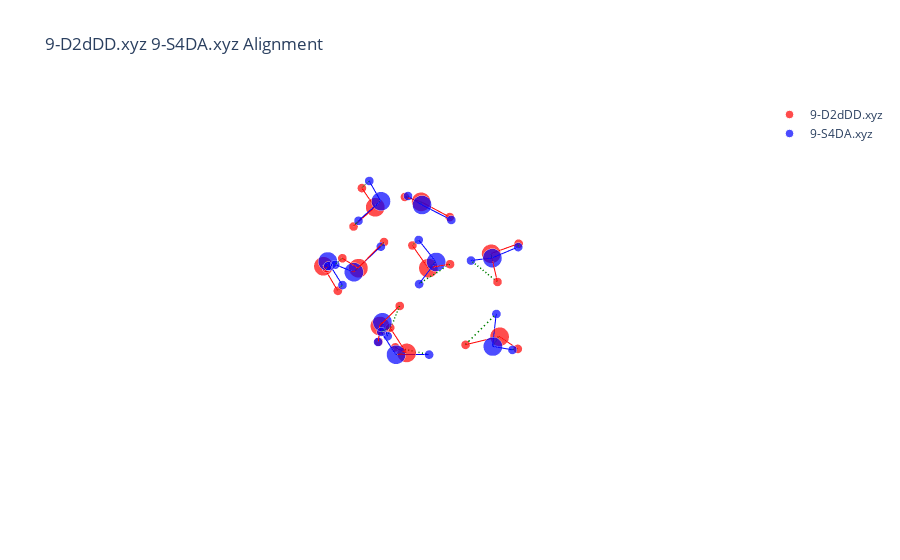

Source (notebook cell):
### Code cell
nameA = otmol_res['nameA'][7]
nameB = otmol_res['nameB'][7]
assignment = otmol_res['assignment'][7]
molA = next(pybel.readfile('xyz', os.path.join(data_path, nameA)))
molB = next(pybel.readfile('xyz', os.path.join(data_path, nameB)))
X_A, T_A, B_A = otm.tl.process_molecule(molA) 
X_B, T_B, B_B = otm.tl.process_molecule(molB)
X_B_aligned, _, _ = otm.tl.kabsch(X_A, X_B, otm.tl.permutation_to_matrix(assignment))
otm.pl.interactive_alignment_plot(X_A, X_B_aligned, T_A, T_B, B_A, B_B, assignment, nameA, nameB)

### Figure 1 — Plotly figure (JSON) as saved in the notebook; plotly's stock layout.template omitted (floating-point values rounded to 4 significant figures)
{"data": [{"marker": {"color": "red", "size": [13.2, 6.2, 6.2, 13.2, 6.2, 6.2, 13.2, 6.2, 6.2, 13.2, 6.2, 6.2, 13.2, 6.2, 6.2, 13.2, 6.2, 6.2, 13.2, 6.2, 6.2, 13.2, 6.2, 6.2, 13.2, 6.2, 6.2], "symbol": "circle"}, "mode": "markers", "name": "9-D2dDD.xyz", "type": "scatter3d", "x": [1.591, 1.964, 1.377, 2.074, 1.179, 2.707, 0.536, -0.387, 0.4402, -0.808, 0.1008, -0.9928, -1.822, -2.008, -1.661, -0.3896, -0.6384, -1.022, -2.083, -1.554, -2.948, 1.58, 1.845, 1.294, -0.5099, 0.2813, -0.1453], "y": [-2.257, -1.473, -1.931, 0.2391, 0.2727, 0.4955, -0.9297, -0.9061, -1.172, -2.454, -2.508, -3.33, -0.934, -0.08796, -1.561, 0.1069, -0.812, 0.6525, 1.48, 2.184, 1.875, 1.494, 1.147, 0.6982, 3.15, 2.574, 3.987], "z": [-0.0061, 0.4425, -0.9023, 1.266, 1.701, 1.948, -2.29, -1.918, -3.219, 1.157, 0.7518, 1.517, -1.019, -0.5656, -0.2879, 2.307, 2.087, 1.8, 0.4765, 0.0166, 0.6395, -1.239, -0.3647, -1.729, -0.9016, -1.076, -0.5908]}, {"marker": {"color": "blue", "size": [13.2, 6.2, 6.2, 13.2, 6.2, 6.2, 13.2, 6.2, 6.2, 13.2, 6.2, 6.2, 13.2, 6.2, 6.2, 13.2, 6.2, 6.2, 13.2, 6.2, 6.2, 13.2, 6.2, 6.2, 13.2, 6.2, 6.2], "symbol": "circle"}, "mode": "markers", "name": "9-S4DA.xyz", "type": "scatter3d", "x": [-0.2557, -0.5941, -0.8944, -0.161, -0.8546, 0.08019, 1.665, 1.962, 1.09, -1.953, -2.035, -2.862, -2.008, -1.278, -1.801, 0.345, 0.4539, 0.8422, 1.335, 1.816, 1.085, 2.147, 1.285, 2.836, -0.9564, -1.202, -0.08757], "y": [0.2743, -0.6339, 0.8252, 3.191, 2.733, 3.962, 1.135, 0.8936, 1.918, 1.629, 0.7675, 1.927, -0.7398, -0.8455, -1.39, -1.019, -1.183, -0.1732, -2.374, -1.612, -2.067, 0.1233, 0.2603, 0.3514, -2.318, -3.166, -2.469], "z": [2.309, 2.185, 1.816, -1.025, -0.5046, -0.4966, -1.491, -0.592, -1.354, 0.4395, -0.06128, 0.5766, -0.7558, -1.4, -0.05671, -2.285, -3.23, -2.095, 0.008886, 0.3864, -0.8848, 1.121, 1.598, 1.758, 1.369, 1.759, 0.9051]}, {"line": {"color": "red", "width": 2}, "mode": "lines", "showlegend": false, "type": "scatter3d", "x": [1.591, 1.964], "y": [-2.257, -1.473], "z": [-0.0061, 0.4425]}, {"line": {"color": "red", "width": 2}, "mode": "lines", "showlegend": false, "type": "scatter3d", "x": [1.591, 1.377], "y": [-2.257, -1.931], "z": [-0.0061, -0.9023]}, {"line": {"color": "red", "width": 2}, "mode": "lines", "showlegend": false, "type": "scatter3d", "x": [2.074, 1.179], "y": [0.2391, 0.2727], "z": [1.266, 1.701]}, {"line": {"color": "red", "width": 2}, "mode": "lines", "showlegend": false, "type": "scatter3d", "x": [2.074, 2.707], "y": [0.2391, 0.4955], "z": [1.266, 1.948]}, {"line": {"color": "red", "width": 2}, "mode": "lines", "showlegend": false, "type": "scatter3d", "x": [0.536, -0.387], "y": [-0.9297, -0.9061], "z": [-2.29, -1.918]}, {"line": {"color": "red", "width": 2}, "mode": "lines", "showlegend": false, "type": "scatter3d", "x": [0.536, 0.4402], "y": [-0.9297, -1.172], "z": [-2.29, -3.219]}, {"line": {"color": "red", "width": 2}, "mode": "lines", "showlegend": false, "type": "scatter3d", "x": [-0.808, 0.1008], "y": [-2.454, -2.508], "z": [1.157, 0.7518]}, {"line": {"color": "red", "width": 2}, "mode": "lines", "showlegend": false, "type": "scatter3d", "x": [-0.808, -0.9928], "y": [-2.454, -3.33], "z": [1.157, 1.517]}, {"line": {"color": "red", "width": 2}, "mode": "lines", "showlegend": false, "type": "scatter3d", "x": [-1.822, -2.008], "y": [-0.934, -0.08796], "z": [-1.019, -0.5656]}, {"line": {"color": "red", "width": 2}, "mode": "lines", "showlegend": false, "type": "scatter3d", "x": [-1.822, -1.661], "y": [-0.934, -1.561], "z": [-1.019, -0.2879]}, {"line": {"color": "red", "width": 2}, "mode": "lines", "showlegend": false, "type": "scatter3d", "x": [-0.3896, -0.6384], "y": [0.1069, -0.812], "z": [2.307, 2.087]}, {"line": {"color": "red", "width": 2}, "mode": "lines", "showlegend": false, "type": "scatter3d", "x": [-0.3896, -1.022], "y": [0.1069, 0.6525], "z": [2.307, 1.8]}, {"line": {"color": "red", "width": 2}, "mode": "lines", "showlegend": false, "type": "scatter3d", "x": [-2.083, -1.554], "y": [1.48, 2.184], "z": [0.4765, 0.0166]}, {"line": {"color": "red", "width": 2}, "mode": "lines", "showlegend": false, "type": "scatter3d", "x": [-2.083, -2.948], "y": [1.48, 1.875], "z": [0.4765, 0.6395]}, {"line": {"color": "red", "width": 2}, "mode": "lines", "showlegend": false, "type": "scatter3d", "x": [1.58, 1.845], "y": [1.494, 1.147], "z": [-1.239, -0.3647]}, {"line": {"color": "red", "width": 2}, "mode": "lines", "showlegend": false, "type": "scatter3d", "x": [1.58, 1.294], "y": [1.494, 0.6982], "z": [-1.239, -1.729]}, {"line": {"color": "red", "width": 2}, "mode": "lines", "showlegend": false, "type": "scatter3d", "x": [-0.5099, 0.2813], "y": [3.15, 2.574], "z": [-0.9016, -1.076]}, {"line": {"color": "red", "width": 2}, "mode": "lines", "showlegend": false, "type": "scatter3d", "x": [-0.5099, -0.1453], "y": [3.15, 3.987], "z": [-0.9016, -0.5908]}, {"line": {"color": "blue", "width": 2}, "mode": "lines", "showlegend": false, "type": "scatter3d", "x": [-0.2557, -0.5941], "y": [0.2743, -0.6339], "z": [2.309, 2.185]}, {"line": {"color": "blue", "width": 2}, "mode": "lines", "showlegend": false, "type": "scatter3d", "x": [-0.2557, -0.8944], "y": [0.2743, 0.8252], "z": [2.309, 1.816]}, {"line": {"color": "blue", "width": 2}, "mode": "lines", "showlegend": false, "type": "scatter3d", "x": [-0.161, -0.8546], "y": [3.191, 2.733], "z": [-1.025, -0.5046]}, {"line": {"color": "blue", "width": 2}, "mode": "lines", "showlegend": false, "type": "scatter3d", "x": [-0.161, 0.08019], "y": [3.191, 3.962], "z": [-1.025, -0.4966]}, {"line": {"color": "blue", "width": 2}, "mode": "lines", "showlegend": false, "type": "scatter3d", "x": [1.665, 1.962], "y": [1.135, 0.8936], "z": [-1.491, -0.592]}, {"line": {"color": "blue", "width": 2}, "mode": "lines", "showlegend": false, "type": "scatter3d", "x": [1.665, 1.09], "y": [1.135, 1.918], "z": [-1.491, -1.354]}, {"line": {"color": "blue", "width": 2}, "mode": "lines", "showlegend": false, "type": "scatter3d", "x": [-1.953, -2.035], "y": [1.629, 0.7675], "z": [0.4395, -0.06128]}, {"line": {"color": "blue", "width": 2}, "mode": "lines", "showlegend": false, "type": "scatter3d", "x": [-1.953, -2.862], "y": [1.629, 1.927], "z": [0.4395, 0.5766]}, {"line": {"color": "blue", "width": 2}, "mode": "lines", "showlegend": false, "type": "scatter3d", "x": [-2.008, -1.278], "y": [-0.7398, -0.8455], "z": [-0.7558, -1.4]}, {"line": {"color": "blue", "width": 2}, "mode": "lines", "showlegend": false, "type": "scatter3d", "x": [-2.008, -1.801], "y": [-0.7398, -1.39], "z": [-0.7558, -0.05671]}, {"line": {"color": "blue", "width": 2}, "mode": "lines", "showlegend": false, "type": "scatter3d", "x": [0.345, 0.4539], "y": [-1.019, -1.183], "z": [-2.285, -3.23]}, {"line": {"color": "blue", "width": 2}, "mode": "lines", "showlegend": false, "type": "scatter3d", "x": [0.345, 0.8422], "y": [-1.019, -0.1732], "z": [-2.285, -2.095]}, {"line": {"color": "blue", "width": 2}, "mode": "lines", "showlegend": false, "type": "scatter3d", "x": [1.335, 1.816], "y": [-2.374, -1.612], "z": [0.008886, 0.3864]}, {"line": {"color": "blue", "width": 2}, "mode": "lines", "showlegend": false, "type": "scatter3d", "x": [1.335, 1.085], "y": [-2.374, -2.067], "z": [0.008886, -0.8848]}, {"line": {"color": "blue", "width": 2}, "mode": "lines", "showlegend": false, "type": "scatter3d", "x": [2.147, 1.285], "y": [0.1233, 0.2603], "z": [1.121, 1.598]}, {"line": {"color": "blue", "width": 2}, "mode": "lines", "showlegend": false, "type": "scatter3d", "x": [2.147, 2.836], "y": [0.1233, 0.3514], "z": [1.121, 1.758]}, {"line": {"color": "blue", "width": 2}, "mode": "lines", "showlegend": false, "type": "scatter3d", "x": [-0.9564, -1.202], "y": [-2.318, -3.166], "z": [1.369, 1.759]}, {"line": {"color": "blue", "width": 2}, "mode": "lines", "showlegend": false, "type": "scatter3d", "x": [-0.9564, -0.08757], "y": [-2.318, -2.469], "z": [1.369, 0.9051]}, {"line": {"color": "green", "dash": "longdash", "width": 3}, "mode": "lines", "showlegend": false, "type": "scatter3d", "x": [1.591, 1.335], "y": [-2.257, -2.374], "z": [-0.0061, 0.008886]}, {"line": {"color": "green", "dash": "longdash", "width": 3}, "mode": "lines", "showlegend": false, "type": "scatter3d", "x": [1.964, 1.816], "y": [-1.473, -1.612], "z": [0.4425, 0.3864]}, {"line": {"color": "green", "dash": "longdash", "width": 3}, "mode": "lines", "showlegend": false, "type": "scatter3d", "x": [1.377, 1.085], "y": [-1.931, -2.067], "z": [-0.9023, -0.8848]}, {"line": {"color": "green", "dash": "longdash", "width": 3}, "mode": "lines", "showlegend": false, "type": "scatter3d", "x": [2.074, 2.147], "y": [0.2391, 0.1233], "z": [1.266, 1.121]}, {"line": {"color": "green", "dash": "longdash", "width": 3}, "mode": "lines", "showlegend": false, "type": "scatter3d", "x": [1.179, 1.285], "y": [0.2727, 0.2603], "z": [1.701, 1.598]}, {"line": {"color": "green", "dash": "longdash", "width": 3}, "mode": "lines", "showlegend": false, "type": "scatter3d", "x": [2.707, 2.836], "y": [0.4955, 0.3514], "z": [1.948, 1.758]}, {"line": {"color": "green", "dash": "longdash", "width": 3}, "mode": "lines", "showlegend": false, "type": "scatter3d", "x": [0.536, 0.345], "y": [-0.9297, -1.019], "z": [-2.29, -2.285]}, {"line": {"color": "green", "dash": "longdash", "width": 3}, "mode": "lines", "showlegend": false, "type": "scatter3d", "x": [-0.387, 0.8422], "y": [-0.9061, -0.1732], "z": [-1.918, -2.095]}, {"line": {"color": "green", "dash": "longdash", "width": 3}, "mode": "lines", "showlegend": false, "type": "scatter3d", "x": [0.4402, 0.4539], "y": [-1.172, -1.183], "z": [-3.219, -3.23]}, {"line": {"color": "green", "dash": "longdash", "width": 3}, "mode": "lines", "showlegend": false, "type": "scatter3d", "x": [-0.808, -0.9564], "y": [-2.454, -2.318], "z": [1.157, 1.369]}, {"line": {"color": "green", "dash": "longdash", "width": 3}, "mode": "lines", "showlegend": false, "type": "scatter3d", "x": [0.1008, -0.08757], "y": [-2.508, -2.469], "z": [0.7518, 0.9051]}, {"line": {"color": "green", "dash": "longdash", "width": 3}, "mode": "lines", "showlegend": false, "type": "scatter3d", "x": [-0.9928, -1.202], "y": [-3.33, -3.166], "z": [1.517, 1.759]}, {"line": {"color": "green", "dash": "longdash", "width": 3}, "mode": "lines", "showlegend": false, "type": "scatter3d", "x": [-1.822, -2.008], "y": [-0.934, -0.7398], "z": [-1.019, -0.7558]}, {"line": {"color": "green", "dash": "longdash", "width": 3}, "mode": "lines", "showlegend": false, "type": "scatter3d", "x": [-2.008, -1.278], "y": [-0.08796, -0.8455], "z": [-0.5656, -1.4]}, {"line": {"color": "green", "dash": "longdash", "width": 3}, "mode": "lines", "showlegend": false, "type": "scatter3d", "x": [-1.661, -1.801], "y": [-1.561, -1.39], "z": [-0.2879, -0.05671]}, {"line": {"color": "green", "dash": "longdash", "width": 3}, "mode": "lines", "showlegend": false, "type": "scatter3d", "x": [-0.3896, -0.2557], "y": [0.1069, 0.2743], "z": [2.307, 2.309]}, {"line": {"color": "green", "dash": "longdash", "width": 3}, "mode": "lines", "showlegend": false, "type": "scatter3d", "x": [-0.6384, -0.5941], "y": [-0.812, -0.6339], "z": [2.087, 2.185]}, {"line": {"color": "green", "dash": "longdash", "width": 3}, "mode": "lines", "showlegend": false, "type": "scatter3d", "x": [-1.022, -0.8944], "y": [0.6525, 0.8252], "z": [1.8, 1.816]}, {"line": {"color": "green", "dash": "longdash", "width": 3}, "mode": "lines", "showlegend": false, "type": "scatter3d", "x": [-2.083, -1.953], "y": [1.48, 1.629], "z": [0.4765, 0.4395]}, {"line": {"color": "green", "dash": "longdash", "width": 3}, "mode": "lines", "showlegend": false, "type": "scatter3d", "x": [-1.554, -2.035], "y": [2.184, 0.7675], "z": [0.0166, -0.06128]}, {"line": {"color": "green", "dash": "longdash", "width": 3}, "mode": "lines", "showlegend": false, "type": "scatter3d", "x": [-2.948, -2.862], "y": [1.875, 1.927], "z": [0.6395, 0.5766]}, {"line": {"color": "green", "dash": "longdash", "width": 3}, "mode": "lines", "showlegend": false, "type": "scatter3d", "x": [1.58, 1.665], "y": [1.494, 1.135], "z": [-1.239, -1.491]}, {"line": {"color": "green", "dash": "longdash", "width": 3}, "mode": "lines", "showlegend": false, "type": "scatter3d", "x": [1.845, 1.962], "y": [1.147, 0.8936], "z": [-0.3647, -0.592]}, {"line": {"color": "green", "dash": "longdash", "width": 3}, "mode": "lines", "showlegend": false, "type": "scatter3d", "x": [1.294, 1.09], "y": [0.6982, 1.918], "z": [-1.729, -1.354]}, {"line": {"color": "green", "dash": "longdash", "width": 3}, "mode": "lines", "showlegend": false, "type": "scatter3d", "x": [-0.5099, -0.161], "y": [3.15, 3.191], "z": [-0.9016, -1.025]}, {"line": {"color": "green", "dash": "longdash", "width": 3}, "mode": "lines", "showlegend": false, "type": "scatter3d", "x": [0.2813, -0.8546], "y": [2.574, 2.733], "z": [-1.076, -0.5046]}, {"line": {"color": "green", "dash": "longdash", "width": 3}, "mode": "lines", "showlegend": false, "type": "scatter3d", "x": [-0.1453, 0.08019], "y": [3.987, 3.962], "z": [-0.5908, -0.4966]}], "layout": {"scene": {"aspectmode": "data", "xaxis": {"title": {"text": "X"}, "visible": false}, "yaxis": {"title": {"text": "Y"}, "visible": false}, "zaxis": {"title": {"text": "Z"}, "visible": false}}, "showlegend": true, "title": {"text": "9-D2dDD.xyz 9-S4DA.xyz Alignment"}}}
